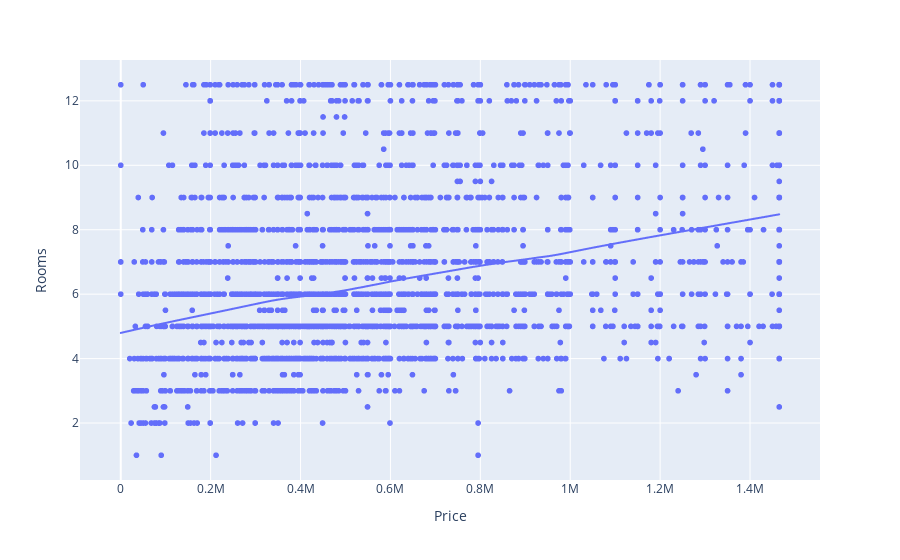

The notebook cell this image was saved under:
### Markdown cell above
# 11. Normalization

### Code cell
#plotting a scatter plot between un-normalized Price and Rooms columns for reference
fig = px.scatter(data, x='Price',y='Rooms', trendline="lowess")
fig.show()

### Figure 1 — Plotly figure (JSON) as saved in the notebook; plotly's stock layout.template omitted (floating-point values rounded to 4 significant figures; data arrays with more than 128 entries replaced by an {"elided": "..."} marker saying what was removed)
{"data": [{"hovertemplate": "Price=%{x}<br>Rooms=%{y}<extra></extra>", "legendgroup": "", "marker": {"color": "#636efa", "symbol": "circle"}, "mode": "markers", "name": "", "showlegend": false, "type": "scattergl", "x": {"elided": "3142 float values"}, "xaxis": "x", "y": {"elided": "3142 float values"}, "yaxis": "y"}, {"hovertemplate": "<b>LOWESS trendline</b><br><br>Price=%{x}<br>Rooms=%{y} <b>(trend)</b><extra></extra>", "legendgroup": "", "marker": {"color": "#636efa", "symbol": "circle"}, "mode": "lines", "name": "", "showlegend": false, "type": "scattergl", "x": {"elided": "3142 float values"}, "xaxis": "x", "y": {"elided": "3142 float values"}, "yaxis": "y"}], "layout": {"legend": {"tracegroupgap": 0}, "margin": {"t": 60}, "xaxis": {"anchor": "y", "domain": [0, 1], "title": {"text": "Price"}}, "yaxis": {"anchor": "x", "domain": [0, 1], "title": {"text": "Rooms"}}}}
